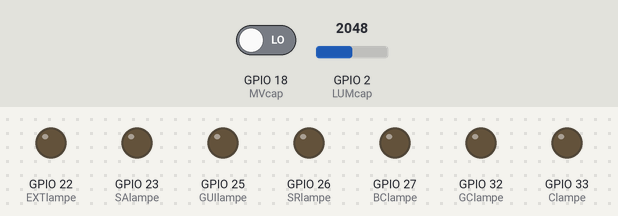
Bench run of a sketch on a simulated ESP32. On the bench: output pins drawn as LEDs (lit = HIGH). Inputs (shaded band) come from the test bench; at power-on: GPIO 2 (LUMcap) = 2048, GPIO 18 (MVcap) LOW. The local clock reads 2024-03-15 10:24:30 at power-on unless the sketch sets it.

Above: at 1.2 s.
1.3 s: GPIO 2 (LUMcap) set to 552
2.8 s: GPIO 2 (LUMcap) set to 454
At 4.0 s:
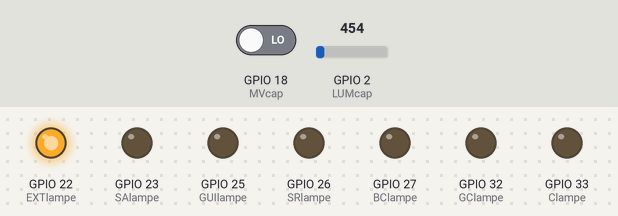
4.3 s: GPIO 18 (MVcap) driven HIGH
At 5.6 s:
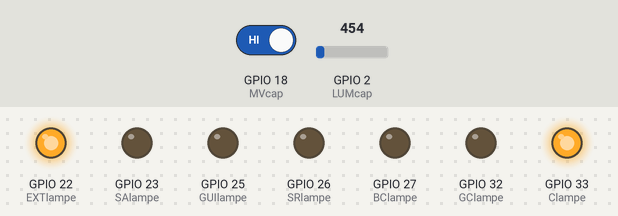
5.9 s: GPIO 2 (LUMcap) set to 540
At 7.2 s:
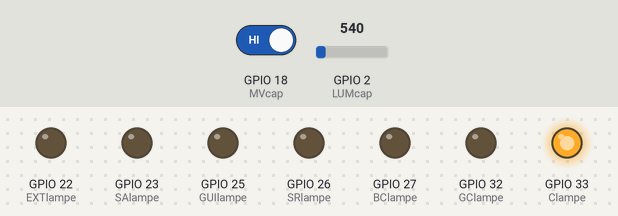
7.5 s: GPIO 2 (LUMcap) set to 491
At 8.8 s:
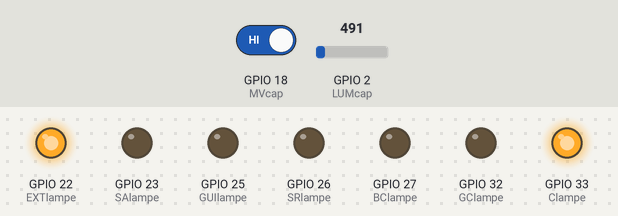
9.1 s: GPIO 2 (LUMcap) set to 1228
At 10.4 s:
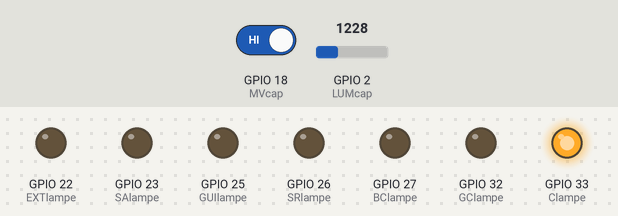
Timing chart, 0 to 11.7 s (numbered marks = the images above; inputs shaded):
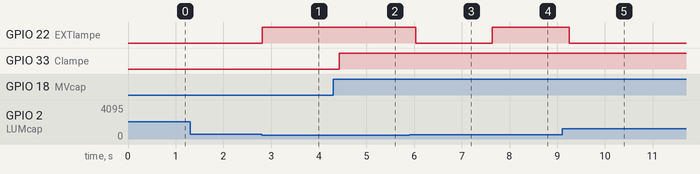

Measured:
- the behaviour switches between 500 and 499 on GPIO 2 (LUMcap) (found by bisection; images 0 and 1)
- after the input at 1.3 s, every drawn part: stays the same
- after the input at 2.8 s, GPIO 22 (EXTlampe): LOW → HIGH at once
- after the input at 4.3 s, GPIO 33 (Clampe): LOW → HIGH after 0.12 s
- after the input at 5.9 s, GPIO 22 (EXTlampe): HIGH → LOW after 0.13 s
- after the input at 7.5 s, GPIO 22 (EXTlampe): LOW → HIGH after 0.14 s
- after the input at 9.1 s, GPIO 22 (EXTlampe): HIGH → LOW after 0.15 s

The sketch:

eclairage.ino
```cpp
#include <Wire.h>
#include <ds3231.h>
struct ts t;
#define LUMcap 2
#define MVcap 18
#define EXTlampe 22
#define SAlampe 23
#define GUIlampe 25
#define SRlampe 26
#define BClampe 27
#define Clampe 33
#define GClampe 32
float LUMval ;
void setup() {
  // put your setup code here, to run once:
    Wire.begin();
  DS3231_init(DS3231_INTCN);
pinMode(LUMcap,INPUT);
pinMode(MVcap,INPUT);
pinMode(EXTlampe,OUTPUT);
pinMode(SAlampe,OUTPUT);
pinMode(GUIlampe,OUTPUT);
pinMode(SRlampe,OUTPUT);
pinMode(BClampe,OUTPUT);
pinMode(GClampe,OUTPUT);
pinMode(Clampe,OUTPUT);
}

void loop() {

  DS3231_get(&t);
if((t.hour== 8)){
  digitalWrite(SAlampe,HIGH);
  digitalWrite(GUIlampe,HIGH);
}
  else if(t.hour == 18);{

  digitalWrite(SAlampe,LOW);
  digitalWrite(GUIlampe,LOW);
  }
if(digitalRead(MVcap)==HIGH){
  digitalWrite(Clampe,HIGH);

  }
  if(digitalRead(MVcap)==LOW){
   digitalWrite(Clampe,LOW);;
  }

delay(200);

  LUMval = analogRead(LUMcap);
  if(LUMval<500){
    digitalWrite(EXTlampe,HIGH);
  }
  else
  {
    digitalWrite(EXTlampe,LOW);
  }

}
```
